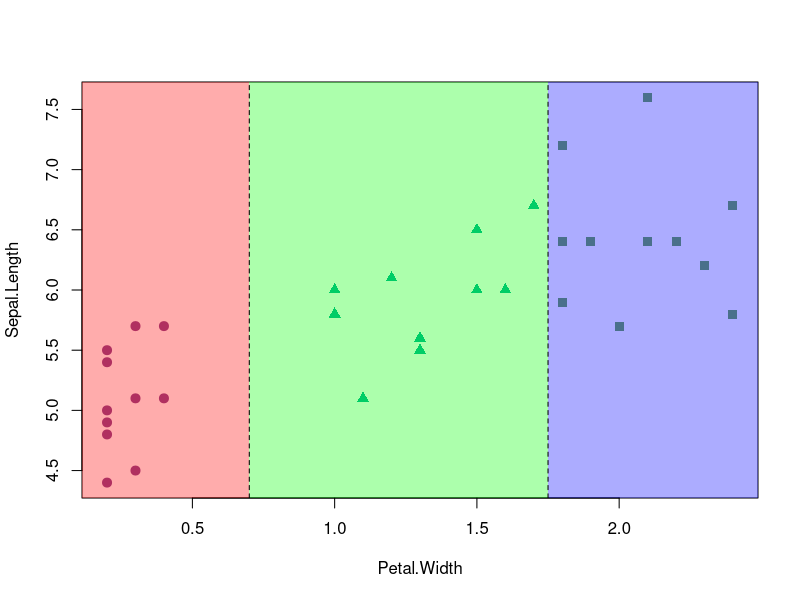
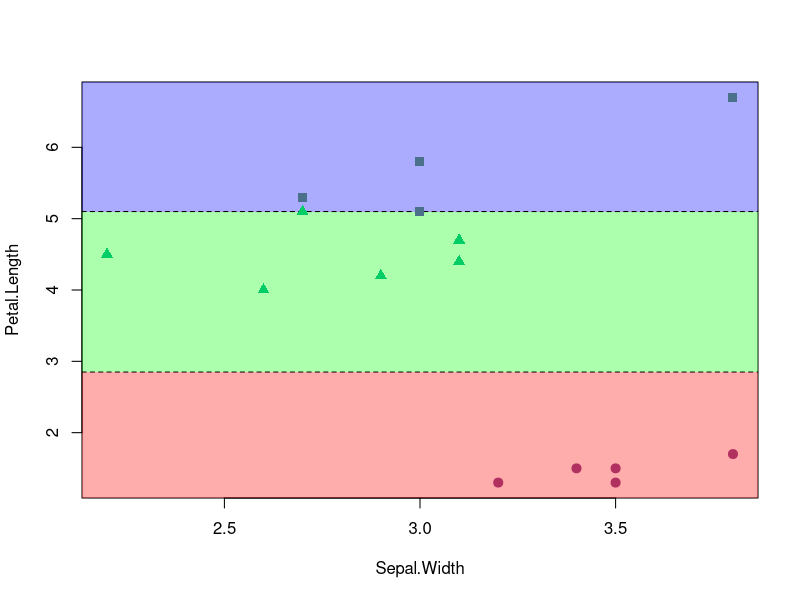
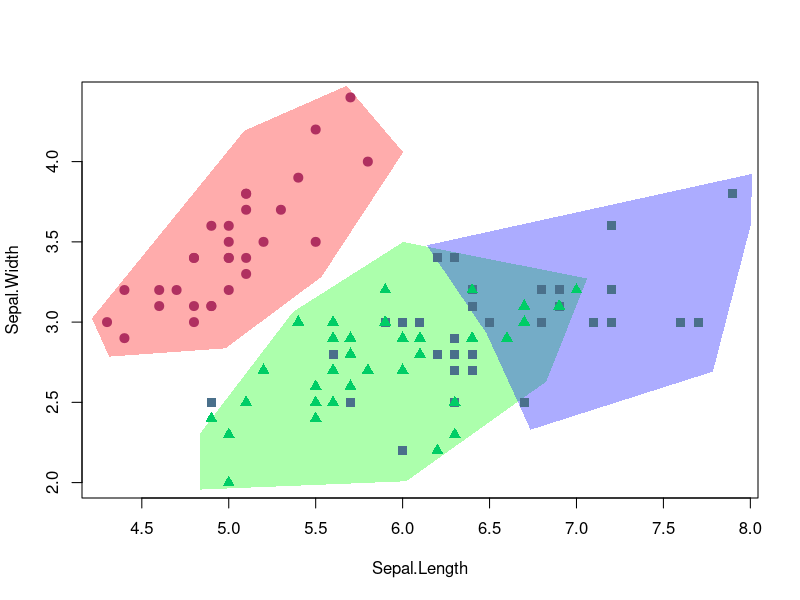
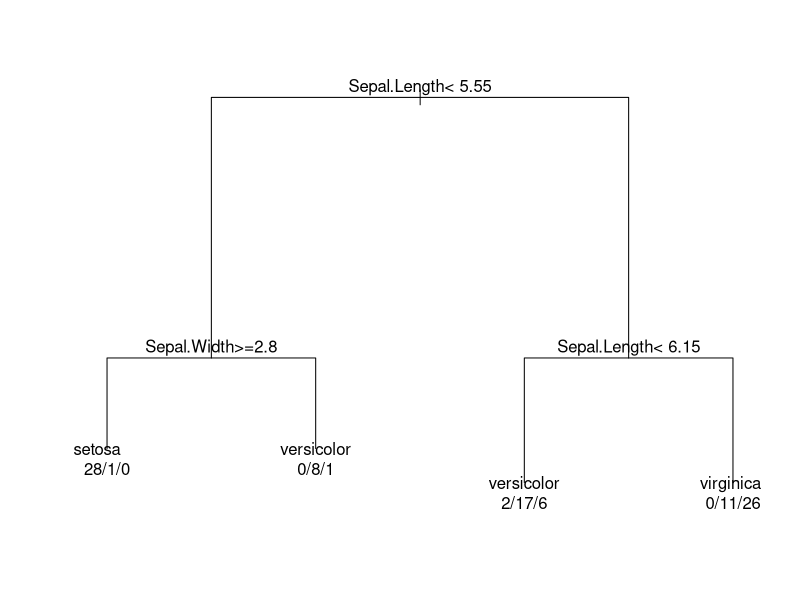
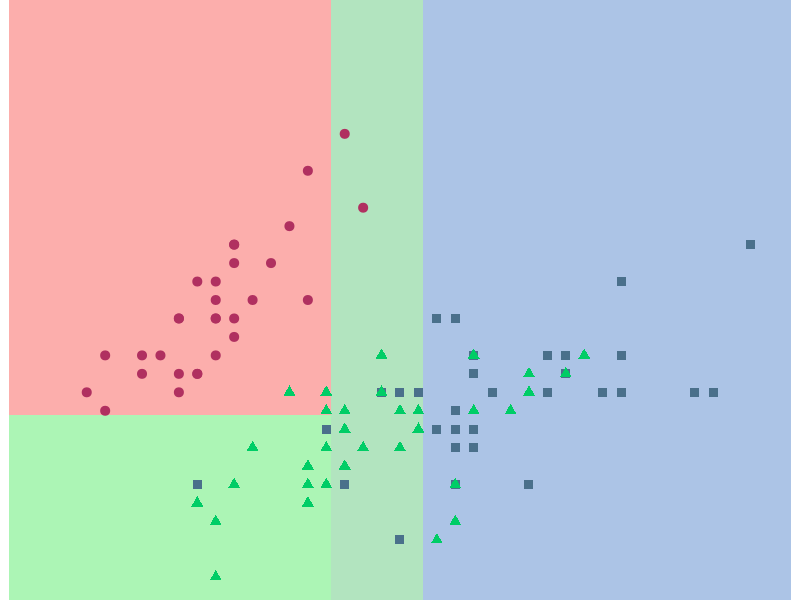
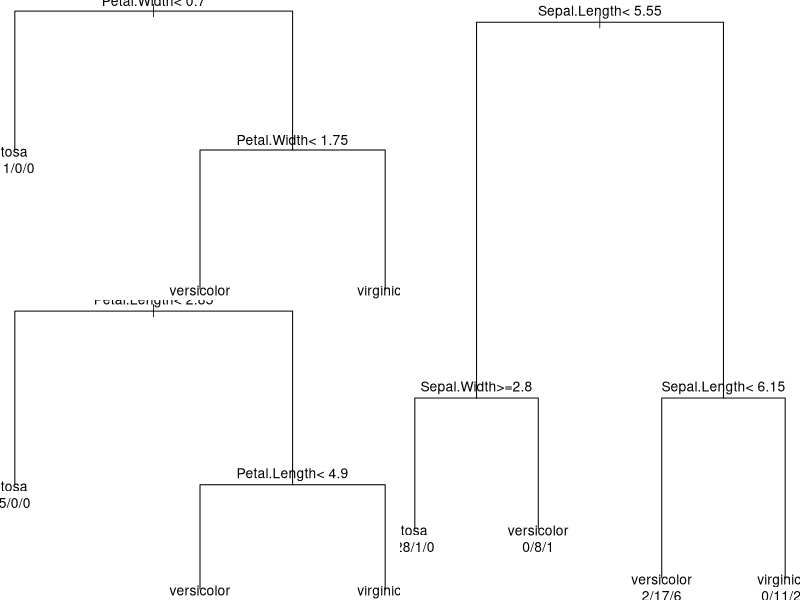

These charts were generated, in order, by the following R code:
## ---- chunk 1
knitr::opts_chunk$set(echo = FALSE,  warning=FALSE)
data("iris")
require(ggplot2)
require(rpart)
require(dplyr)
require(raster)
require(sp)
clrs <- c(setosa="maroon",versicolor="springgreen3",virginica="skyblue4")
pchs <- c(setosa=19,versicolor=17,virginica=15)
plgs <- rgb(c(1,0,0),c(0,1,0),c(0,0,1),0.324)
## ---- chunk 2

#ggplot(data=iris,aes(x=Petal.Width,y=Petal.Length,color=Species)) +
#geom_point()

set.seed(234)
ssA <- iris[sample(1:150,33),]

# ssA %>% group_by(Species) %>% summarise(minPW=min(Petal.Width),maxPW=max(Petal.Width))

plot(Sepal.Length~Petal.Width,data=ssA,type="n")
rect(0,0,0.7,10,col=plgs[1],border=NA)
rect(0.7,0,1.75,10,col=plgs[2],border=NA)
rect(1.75,0,10,10,col=plgs[3],border=NA)
points(Sepal.Length~Petal.Width,data=ssA,col=clrs[Species],pch=pchs[Species],cex=1.2)
abline(v=c(0.7,1.75),lty=2)

ruleA <- c(0,0.7,1.75,10)
# ssA %>% mutate(prediction=cut(Petal.Width,breaks=ruleA,labels=levels(Species))) %>% select(Species,prediction) %>% table

## ---- chunk 3

set.seed(345)
ssB <- iris[sample(1:150,15),]

ruleB <- c(0,2.85,5.1,10)

plot(Petal.Length~Sepal.Width,data=ssB,type="n")
rect(0,ruleB[1],6,ruleB[2],col=plgs[1],border=NA)
rect(0,ruleB[2],6,ruleB[3],col=plgs[2],border=NA)
rect(0,ruleB[3],6,ruleB[4],col=plgs[3],border=NA)
abline(h=ruleB[2:3],lty=2)
points(Petal.Length~Sepal.Width,data=ssB,col=clrs[Species],pch=pchs[Species],cex=1.2)

#ssB %>% group_by(Species) %>% summarise(minPW=min(Petal.Length),maxPW=max(Petal.Length))

#ssB %>% mutate(prediction=cut(Petal.Length,breaks=ruleB,labels=levels(Species))) %>% select(Species,prediction) %>% table
## ---- chunk 4
set.seed(456)
ssC <- iris[sample(1:150,100),]


##pol1 <- locator(); toString(pol1)
pol1 <- list(x=c(4.212788, 5.089930, 5.677706, 6.003243, 5.533023, 4.981418, 4.312258), y=c(3.022962, 4.192861, 4.472395, 4.058271, 3.281789, 2.836606, 2.784841))
pol2 <- list(x=c(4.83673457996093, 4.83673457996093, 5.37025397711415, 6.00324309238069, 7.06123918504047, 6.82612894222718, 6.02132849567402), y=c(1.95659370506471, 2.30859881770251, 3.06437450071896, 3.49920434574213, 3.27143633168238, 2.6295446556958, 2.00835916280556))
pol3 <- list(x=c(6.13888361708066, 8.01072285794027, 8.00168015629361, 7.78465531677365, 6.73570192576054, 6.48250627965392), y=c(3.47849816264579, 3.92368109921713, 3.60273526122384, 2.69166320498482, 2.32930500079885, 2.92978431059275))
plot(Sepal.Width~Sepal.Length,data=ssC,type="n")
polygon(pol1,col=plgs[1],border=NA)
polygon(pol2,col=plgs[2],border=NA)
polygon(pol3,col=plgs[3],border=NA)
points(Sepal.Width~Sepal.Length,data=ssC,col=clrs[Species],pch=pchs[Species],cex=1.2)


## ---- chunk 5
fitC <- rpart(Species ~ Sepal.Width + Sepal.Length, ssC)
par(xpd = TRUE)
plot(fitC, compress = TRUE)
text(fitC, use.n = TRUE)

## ---- chunk 6
ruleC <- function(fit,ynew) {
  prd <- predict(fit,ynew)
  r <- apply(prd,1,which.max)
  colnames(prd)[r]
}

# ruleC(fitC,ssC)

# ssC %>% mutate(prediction=ruleC(fitC,ssC)) %>% dplyr::select(Species,prediction) %>% table

nwdt <- expand.grid(Sepal.Length=seq(4,8,.25),Sepal.Width=seq(2,5,.25))
prediction <- predict(fitC,nwdt)
pred.grid <- cbind(nwdt,prediction)
coordinates(pred.grid) <- 1:2
gridded(pred.grid) <- T
rgrid <- stack(pred.grid)

plotRGB(rgrid,scale=1,alpha=.324)


points(Sepal.Width~Sepal.Length,data=ssC,col=clrs[Species],pch=pchs[Species],cex=1.2)

#fitC <- rpart(Species ~ Sepal.Width + Sepal.Length, ssC,control=rpart.control(minsplit = 5,cp=.00001))
#par(xpd = TRUE)
#plot(fitC, compress = TRUE)
#text(fitC, use.n = TRUE)

#best <- fitC$cptable[which.min(fitC$cptable[,"xerror"]),"CP"]

#produce a pruned tree based on the best cp value
#fitC.pruned <- prune(fitC, cp=best)

## ---- chunk 7

fitA <- rpart(Species ~ Petal.Width + Sepal.Length, ssA)
fitB <- rpart(Species ~ Sepal.Width + Petal.Length, ssB,control=rpart.control(minsplit = 5,cp=.00001))

layout(matrix(c(2,3,1,1),ncol=2))
par(xpd = TRUE)
plot(fitC, compress = TRUE,main='Student C')
text(fitC, use.n = TRUE)
plot(fitA, compress = TRUE,main='Student A')
text(fitA, use.n = TRUE)
plot(fitB, compress = TRUE,main='Student B')
text(fitB, use.n = TRUE)

## ---- chunk 8

compare.results <- matrix(NA,ncol=3,nrow=3,dimnames=list(sprintf("Rule %s ",LETTERS[1:3]),sprintf("Data %s ",LETTERS[1:3])))

compare.results[2,1] <-  ssA %>% mutate(prediction=cut(Petal.Length,breaks=ruleB,labels=levels(Species))) %>% summarise(percentage_correct=mean(Species==prediction)) %>% pull

compare.results[2,2] <- ssB %>% mutate(prediction=cut(Petal.Length,breaks=ruleB,labels=levels(Species))) %>% summarise(percentage_correct=mean(Species==prediction)) %>% pull

compare.results[2,3] <- ssC %>% mutate(prediction=cut(Petal.Length,breaks=ruleB,labels=levels(Species))) %>% summarise(percentage_correct=mean(Species==prediction)) %>% pull


compare.results[1,1] <-  ssA %>% mutate(prediction=cut(Petal.Width,breaks=ruleA,labels=levels(Species))) %>% summarise(percentage_correct=mean(Species==prediction)) %>% pull

compare.results[1,2] <- ssB %>% mutate(prediction=cut(Petal.Width,breaks=ruleA,labels=levels(Species))) %>% summarise(percentage_correct=mean(Species==prediction)) %>% pull

compare.results[1,3] <- ssC %>% mutate(prediction=cut(Petal.Width,breaks=ruleA,labels=levels(Species))) %>% summarise(percentage_correct=mean(Species==prediction)) %>% pull

compare.results[3,1] <- mean(ssA$Species==ruleC(fitC,ssA))
compare.results[3,2] <- mean(ssB$Species==ruleC(fitC,ssB))
compare.results[3,3] <- mean(ssC$Species==ruleC(fitC,ssC))

compare.results
